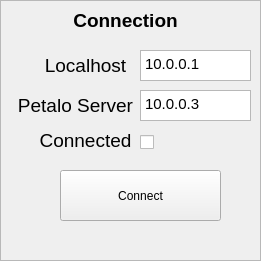
      <widget class="QFrame" name="frame_154">
       <property name="geometry">
        <rect>
         <x>600</x>
         <y>610</y>
         <width>261</width>
         <height>261</height>
        </rect>
       </property>
       <property name="frameShape">
        <enum>QFrame::StyledPanel</enum>
       </property>
       <property name="frameShadow">
        <enum>QFrame::Raised</enum>
       </property>
       <widget class="QLabel" name="label_304">
        <property name="geometry">
         <rect>
          <x>10</x>
          <y>0</y>
          <width>231</width>
          <height>41</height>
         </rect>
        </property>
        <property name="font">
         <font>
          <pointsize>14</pointsize>
          <weight>75</weight>
          <bold>true</bold>
         </font>
        </property>
        <property name="text">
         <string>Connection</string>
        </property>
        <property name="alignment">
         <set>Qt::AlignCenter</set>
        </property>
       </widget>
       <widget class="QLabel" name="label_306">
        <property name="geometry">
         <rect>
          <x>30</x>
          <y>50</y>
          <width>111</width>
          <height>31</height>
         </rect>
        </property>
        <property name="font">
         <font>
          <pointsize>14</pointsize>
         </font>
        </property>
        <property name="text">
         <string>Localhost</string>
        </property>
        <property name="alignment">
         <set>Qt::AlignCenter</set>
        </property>
       </widget>
       <widget class="QLabel" name="label_309">
        <property name="geometry">
         <rect>
          <x>10</x>
          <y>90</y>
          <width>131</width>
          <height>31</height>
         </rect>
        </property>
        <property name="font">
         <font>
          <pointsize>14</pointsize>
         </font>
        </property>
        <property name="text">
         <string>Petalo Server</string>
        </property>
        <property name="alignment">
         <set>Qt::AlignCenter</set>
        </property>
       </widget>
       <widget class="QLabel" name="label_310">
        <property name="geometry">
         <rect>
          <x>30</x>
          <y>120</y>
          <width>111</width>
          <height>41</height>
         </rect>
        </property>
        <property name="font">
         <font>
          <pointsize>14</pointsize>
         </font>
        </property>
        <property name="text">
         <string>Connected</string>
        </property>
        <property name="alignment">
         <set>Qt::AlignCenter</set>
        </property>
       </widget>
       <widget class="QTextBrowser" name="textBrowser_Localhost">
        <property name="geometry">
         <rect>
          <x>140</x>
          <y>50</y>
          <width>111</width>
          <height>31</height>
         </rect>
        </property>
        <property name="readOnly">
         <bool>false</bool>
        </property>
        <property name="html">
         <string>&lt;!DOCTYPE HTML PUBLIC &quot;-//W3C//DTD HTML 4.0//EN&quot; &quot;http://www.w3.org/TR/REC-html40/strict.dtd&quot;&gt;
&lt;html&gt;&lt;head&gt;&lt;meta name=&quot;qrichtext&quot; content=&quot;1&quot; /&gt;&lt;style type=&quot;text/css&quot;&gt;
p, li { white-space: pre-wrap; }
&lt;/style&gt;&lt;/head&gt;&lt;body style=&quot; font-family:'Cantarell'; font-size:11pt; font-weight:400; font-style:normal;&quot;&gt;
&lt;p style=&quot; margin-top:0px; margin-bottom:0px; margin-left:0px; margin-right:0px; -qt-block-indent:0; text-indent:0px;&quot;&gt;10.0.0.1&lt;/p&gt;&lt;/body&gt;&lt;/html&gt;</string>
        </property>
       </widget>
       <widget class="QTextBrowser" name="textBrowser_Petalo_server">
        <property name="geometry">
         <rect>
          <x>140</x>
          <y>90</y>
          <width>111</width>
          <height>31</height>
         </rect>
        </property>
        <property name="readOnly">
         <bool>false</bool>
        </property>
        <property name="html">
         <string>&lt;!DOCTYPE HTML PUBLIC &quot;-//W3C//DTD HTML 4.0//EN&quot; &quot;http://www.w3.org/TR/REC-html40/strict.dtd&quot;&gt;
&lt;html&gt;&lt;head&gt;&lt;meta name=&quot;qrichtext&quot; content=&quot;1&quot; /&gt;&lt;style type=&quot;text/css&quot;&gt;
p, li { white-space: pre-wrap; }
&lt;/style&gt;&lt;/head&gt;&lt;body style=&quot; font-family:'Cantarell'; font-size:11pt; font-weight:400; font-style:normal;&quot;&gt;
&lt;p style=&quot; margin-top:0px; margin-bottom:0px; margin-left:0px; margin-right:0px; -qt-block-indent:0; text-indent:0px;&quot;&gt;10.0.0.3&lt;/p&gt;&lt;/body&gt;&lt;/html&gt;</string>
        </property>
       </widget>
       <widget class="QPushButton" name="pushButton_Connect">
        <property name="geometry">
         <rect>
          <x>60</x>
          <y>170</y>
          <width>161</width>
          <height>51</height>
         </rect>
        </property>
        <property name="text">
         <string>Connect</string>
        </property>
       </widget>
       <widget class="QCheckBox" name="checkBox_Connected">
        <property name="geometry">
         <rect>
          <x>140</x>
          <y>130</y>
          <width>20</width>
          <height>25</height>
         </rect>
        </property>
        <property name="text">
         <string/>
        </property>
       </widget>
      </widget>
